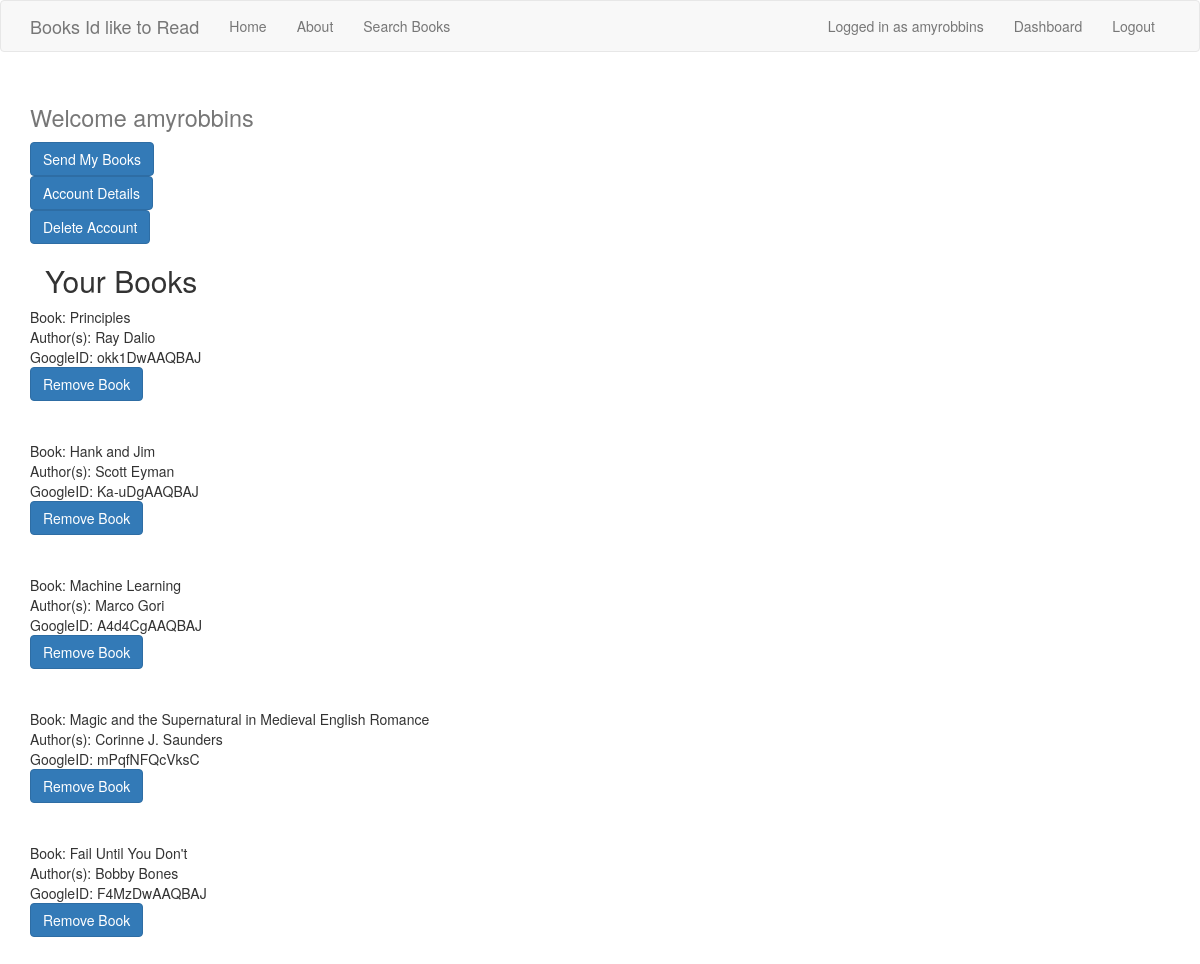
The page /dashboard (signed in) on the database its author committed.
### tables this page shows
CREATE TABLE users (id INTEGER PRIMARY KEY, username TEXT, email TEXT, password TEXT, name TEXT);

CREATE TABLE books (id INT, username TEXT, email TEXT, book Text, authors TEXT, googleID TEXT);

### backend.py (the view, shortened to what this page needs)
@app.route("/dashboard", methods=["GET", "POST"])
def dashboard():
    books = BooksDB().create_json(session['username'])
    email= BooksDB().grab_info(session['username'])[2]
    session['email'] = email
    return render_template('dashboard.html', session=session, books=books)

### backend.py (called while the page is built)
    def grab_info(self, username):
        conn = sqlite3.connect("users.db")
        cur = conn.cursor()
        user_row = cur.execute("SELECT id,username,email FROM users where username=?", (username,)).fetchone()
        conn.commit()
        conn.close()
        return user_row

    def create_json(self, username):
        conn=sqlite3.connect('users.db')
        cur=conn.cursor()
        jfile = cur.execute('SELECT book, authors, googleID FROM books WHERE username=?', (username,)).fetchall()
        books = dict(total=0, items=list())
        for book, authors, googleID in jfile:
            books['items'].append(dict(book=book,authors=authors, googleID=googleID))
            books['total'] +=1
        return books

### templates/dashboard.html
<!doctype html>
{% extends 'layout.html' %}
{% block body %}
{% if session.logged_in %}
  <h1> <small> Welcome {{ session.username }} </small> </h1>
  <div>
  <form class="sub_data" action="" method="post">
    <button class="btn btn-primary" type="submit" value="Submit">Send My Books</button>
  </form>
  <a href='/accountDetails' class="btn btn-primary">Account Details</a><br>
  <a href='/deleteAccount' class="btn btn-primary">Delete Account</a>
  </div>
  <div class='container'>
    <h2>Your Books</h2>
  </div>
  {% for item in books['items'] %}
  <div class="border">
  <div class='card text-left'>
    <div>Book: {{item['book']}}</div>
    <div>Author(s): {{item.authors}}</div>
    <div>GoogleID: {{item.googleID}}</div>
    <a href="{{ url_for('remove_book', title=item['book']) }}" class="btn btn-primary">Remove Book</a>
  </div>
  </div>
  <br><br>
  {% endfor %}
{% else %}
<h1>Login To View Your Dashboard</h1>
{% endif %}
{% endblock %}

### templates/includes/_navbar.html (shortened to what this page needs)
<nav class="navbar navbar-default">
      <div class="container">
        <div class="navbar-header">
          <a href="/" class="navbar-brand">Books Id like to Read</a>
        </div>
        <div id="navbar" class="collapse navbar-collapse">
          <ul class="nav navbar-nav navbar-left">
            {% if session.logged_in %}
            <li><a href="/">Home</a></li>
            <li><a href="/about">About</a></li>
            <li><a href='/search'>Search Books</a></li>
          </ul>
            {% else %}
            <li><a href="/">Home</a></li>
            <li><a href="/about">About</a></li>
            <li><a href='/search'>Search Books</a></li>
            <li><a href='/login'>Login</a></li>
            {% endif %}
          <ul class="nav navbar-nav navbar-right">
            {% if session.logged_in %}
            <li><a href="/dashboard">Logged in as {{session.username}}</a></li>
            <li><a href="/dashboard">Dashboard</a></li>
            <li><a href="/logout">Logout</a></li>
            {% else %}
            <li><a href="/register">Register</a></li>
            {% endif %}
          </ul>
        </div>
      </div>
</nav>

### rows shown on the page
users: username "amyrobbins"
books: book "Principles", authors "Ray Dalio", googleID "okk1DwAAQBAJ"
books: book "Hank and Jim", authors "Scott Eyman", googleID "Ka-uDgAAQBAJ"
books: book "Machine Learning", authors "Marco Gori", googleID "A4d4CgAAQBAJ"
books: book "Magic and the Supernatural in Medieval English Romance", authors "Corinne J. Saunders", googleID "mPqfNFQcVksC"
books: book "Fail Until You Don't", authors "Bobby Bones", googleID "F4MzDwAAQBAJ"
